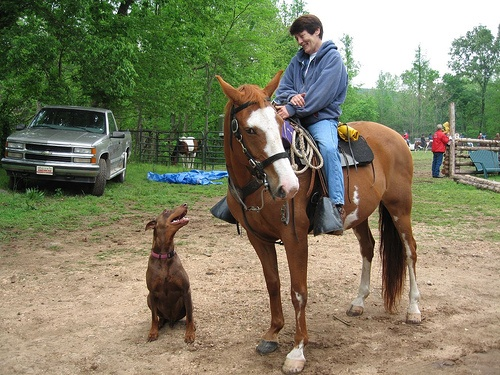
#> input picture images/004545.jpg, 500 x 375 px; its folder holds only this picture in this run
$ python demo.py
#> lines starting #> are read from the running program, lines starting #| are printed output that depends on the picture; after the words box and inside, x2 and y2 are one past the last pixel; in counts of white or black regions, pixels touching at a corner belong together
### more_SS.py
import os
import cv2
import numpy as np

def get_file_name(dir):
	return os.listdir(dir)

def graph_based_image_segmentation(img, sigma, k_cluster, min_area):
	"""
		Use Graph-Based Image Segmentation to get initial images

		and concate these regions into axis = 2
	"""
	graphBasedSegment = cv2.ximgproc.segmentation.createGraphSegmentation(
											sigma = sigma, k = k_cluster, min_size = min_area)
	graphSegment = graphBasedSegment.processImage(img)
	graphSegment = graphSegment[:, :, np.newaxis]
	img = np.concatenate((img, graphSegment), axis = 2)

	return img

def region_calcu(img):
	"""
		Calculate color histogram and texture histogram between regions

		Args:
			img (numpy.array): img infos by pixel

		Returns:
			dictionary, bounding box, color histogram, texture histogram and size.

		Example :
			[0] => 	["bbox"],
					["size"],
					["hist_color"],
					["hist_texture]
	"""
	'''
		Step 1 :: get graph-based image segmentation bounding box
	'''
	regions = {}
	for i in range(np.max(img[:, :, -1])):
		y, x = np.where(img[:, :, -1] == i)
		leftX, upY, rightX, downY = min(x), min(y), max(x), max(y)
		regions[i] = {"bbox": [leftX, upY, rightX, downY, i]}

	'''
		Step 2 :: get histogram of each region
	'''
	imageLBP = LBP(img[:, :, :-1])
	for regionNumber, data in list(regions.items()):
		maskRegion = img[:, :, :-1][img[:, :, -1] == regionNumber]

		regions[regionNumber]["hist_color"] = calcu_hist(maskRegion, BINS = 25, bound = (0,255))
		regions[regionNumber]["hist_texture"] = calcu_hist(
				imageLBP[img[:, :, -1] == regionNumber],
				BINS = 10,
				bound = (0, 255)
			)
		regions[regionNumber]["size"] = len(maskRegion) / 3

	return regions

def LBP(img):
	'''
		Implement Local Binary Pattern algorithm

		Example :
			(decimal)		LBP				(binary)				return			(decimal)
			200, 100, 0				00000100, 00000011, 00000111				 4,   3,   7
			255,  50, 6		=>		00000000, 11000111, 10000111		=>		 0, 199, 135
			125,  50, 8				01000000, 11000001, 10000001				64, 193, 129

			LBP = (binary) 11000111 = (decimal) 199
	'''
	height, width, dimension = img.shape
	result = np.zeros([height, width, dimension])

	move_x = [-1, 0, 1, 1, 1, 0, -1, -1]
	move_y = [-1, -1, -1, 0, 1, 1, 1, 0]

	for channel in range(3):
		eachChannel = img[:, :, channel]

		for y in range(0, height):
			for x in range(0, width):
				binary = []

				for i in range(len(move_x)):
					try:
						if ((eachChannel[y + move_y[i]][x + move_x[i]]) >= (eachChannel[y][x])):
							binary.append(1)
						else:
							binary.append(0)
					except:
						binary.append(0)

					# caculate binary to decimal
					p = 0
					for k in range(len(binary)):
						p = p + binary[k] * (2 ** k)
					result[y][x][channel] = p

	"""
	# using skimage Library
	import skimage.feature
	for channel in range(3):
		result[:, :, colour_channel] = skimage.feature.local_binary_pattern(img[:, :, channel], 8, 1.0)
	#cv2.imwrite("wow.jpg", result[:,:,0])
	"""

	return result

def calcu_hist(region, BINS, bound = (0, 255), channelNum = 3):
	"""
		if in color histogram

		each channel get 25 bins

		for a RGB 3-channels image, the histogram of return will be 25 * 3 = 75 bins,

		if in texture

		each channel get 10 bins.
	"""
	hist = np.array([])

	for channel in range(channelNum):
		eachChannel = region[:, channel]

		hist = np.concatenate([hist, np.histogram(eachChannel, BINS, bound)[0]])

	hist /= len(region)

	return hist

def neighbor_calcu(regions):
	"""
		Calculate the intersection pairs of regions

		Args:
			regions (list): region infos

		Returns:
			array: neighbor pairs
	"""
	regions = list(regions.items())

	neighborHood = []
	for regionA, dataA in regions[: -1]:
		for regionB, dataB in regions[regionA + 1 : ]:
			if is_neighbor(dataA, dataB):
				neighborHood.append((regionA, regionB))

	return neighborHood

def is_neighbor(A, B):
	"""
		Return if two regions are intersection

		Args:
			A (dictionary): primary region
			B (dictionary): other region

		Returns:
			bool
	"""
	xL = max(A['bbox'][0], B['bbox'][0])
	yU = max(A['bbox'][1], B['bbox'][1])
	xR = min(A['bbox'][2], B['bbox'][2])
	yD = min(A['bbox'][3], B['bbox'][3])

	if (xR - xL > 0) or (yD - yU > 0):
		return True

	return False

def similarity_calcu(A, B, imageArea):
    """
		Calculate the sum of similarities in color, texture, size and fill

		Args:
			A (list): primary region info
			B (list): other region
			imageArea (int): the amount of pixels

		Returns:
			int, similarity
	"""
	return (color_similar(A, B) + texture_similar(A, B) +
			size_similar(A, B, imageArea) + fill_similar(A, B, imageArea))

def color_similar(A, B):
	"""
		Get the sum of minimum one in each color histogram interval between region A and B.

		Args:
			A (list): primary region info
			B (list): other region

		Returns:
			float, color similarity.
	"""
	return (sum(np.minimum(A["hist_color"], B["hist_color"])))

def texture_similar(A, B):
	"""
		Get the sum of minimum one in each texture histogram interval between region A and B.

		Args:
			A (list): primary region info
			B (list): other region

		Returns:
			float, texture similarity.
	"""
	return (sum(np.minimum(A["hist_texture"], B["hist_texture"])))

def size_similar(A, B, imageArea):
    """
		Get size similarity between A and B.

		Args:
			A (list): primary region info
			B (list): other region
			imageArea (int): amount of original image

		Returns:
			float, size similarity.
	"""
	return 1.0 - ((A['size'] + B['size']) / imageArea)

def fill_similar(A, B, imageArea):
	"""
		Get fill similarity between A and B.
		mergeBBoxArea is the bounding box of A after merge B

		it is size(BB) in the paper

		Args:
			A (list): primary region info
			B (list): other region
			imageArea (int): amount of original image

		Returns:
			float, fill similarity.
	"""
	bBoxWidth = max(A['bbox'][2], B['bbox'][2]) - min(A['bbox'][0], B['bbox'][0])
	bBoxHeight = max(A['bbox'][3], B['bbox'][3]) - min(A['bbox'][1], B['bbox'][1])
	mergeBBoxArea = bBoxWidth * bBoxHeight

	return 1.0 - ((mergeBBoxArea - A['size'] - B['size']) / imageArea)

def region_merge(A, B, sequence):
    """
		Merge two regions and re-calculate their bounding box, color histogram, texture histogram and size.

		Args:
			A (list): region
			B (list): region
			sequence (int): the order in all of the regions

		Returns:
			dictionary, bounding box, color histogram, texture histogram and size.
	"""
	mergeSize = A['size'] + B['size']
	mergeRegion = {
		'bbox': [min(A['bbox'][0], B['bbox'][0]), min(A['bbox'][1], B['bbox'][1]),
				max(A['bbox'][2], B['bbox'][2]), max(A['bbox'][3], B['bbox'][3]), sequence],
		'hist_color': (A['hist_color'] * A['size'] + B['hist_color'] * B['size']) / mergeSize,
		'hist_texture': (A['hist_texture']  *A['size'] + B['hist_texture'] * B['size']) / mergeSize,
		'size': mergeSize
	}

	return mergeRegion

def selective_search(img, sigma= 0.01, k_cluster= 300, min_area= 5000):
	'''
		Step 1 :: graph-based image segmentation
	'''
	imgSegment = graph_based_image_segmentation(img, sigma= sigma, k_cluster= k_cluster, min_area= min_area)

	'''
		Step 2 :: calculate region and histogram
	'''
	region = region_calcu(imgSegment)

	'''
		Step 3 :: calculate neighbor regions
	'''
	neighborHood = neighbor_calcu(region)

	'''
		Step 4 :: calculate initialized similarity in all of the neighbor regions.
	'''
	regionSimilar = {}
	imgArea = img.shape[0] * img.shape[1]
	for regionA, regionB in neighborHood:
		regionSimilar[(regionA, regionB)] = similarity_calcu(
				region[regionA],
				region[regionB],
				imgArea
			)

	'''
		Step 5 :: select the region pair that has highest similarity and merge them until array is empty
	'''
	while regionSimilar != {}:
    	'''
			find and merge the highest similarity region pair
		'''
		regionA, regionB = sorted(regionSimilar.items(), key= lambda i: i[1])[-1][0]

		# 1. add new region
		newRegionPos = len(region.items())
		region[newRegionPos] = region_merge(region[regionA], region[regionB], newRegionPos)

		# 2. delete regions have been merged
		similarDelete = []
		for regionPair, data in list(regionSimilar.items()):
			if (regionA in regionPair) or (regionB in regionPair):
				similarDelete.append(regionPair)
				del regionSimilar[regionPair]
		# 3. calculate similarity of new region with neighbors
		for pair in [regionWithoutAB for regionWithoutAB in similarDelete if regionWithoutAB != (regionA, regionB)]:
			otherRegion = pair[0] if pair[1] in (regionA, regionB) else pair[1]

			regionSimilar[(newRegionPos, otherRegion)] = similarity_calcu(region[newRegionPos],
				region[otherRegion], imgArea)

	'''
		Step 6 :: package region infos for return
	'''
	resultRegion = {}
	for regionPos, data in list(region.items()):
		resultRegion[regionPos] = {
				'regionXL': data['bbox'][0],
				'regionYU': data['bbox'][1],
				'regionXR': data['bbox'][2],
				'regionYD': data['bbox'][3],
				'regionSize': data['size'],
				'regionOrder': data['bbox'][4]
		}

	return resultRegion

def rect_draw(img, region, color = (0, 0, 255), regionSize = 2000):
	for num, rect in list(region.items()):
		if rect['regionSize'] < regionSize:
			continue
		cv2.rectangle(img, (rect['regionXL'], rect['regionYU']), (rect['regionXR'], rect['regionYD']), color, 1)

	return img

# [12 lines that do not run on import are left out]

### demo.py
import more_SS
import cv2

if __name__ == '__main__':
    filePath= './images/'
    savePath= './result/'
    fileName= more_SS.get_file_name(filePath)
    for name in fileName:
        img = cv2.imread(filePath+ name)
#> img is the input picture: shape (375, 500, 3); mean B, G, R 101, 127.1, 128.4
        region = more_SS.selective_search(img, 0.9, 1000, 10)
#> in graph_based_image_segmentation, `graphSegment = graphBasedSegment.processImage(img)`:
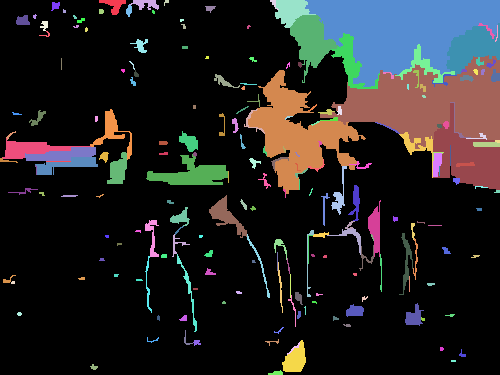
#> graphSegment: shape (375, 500) int32; 215 distinct labels, from 0 to 214; one colour per label, 0 black
#> the loop in region_calcu, `for i in range(np.max(img[:, :, -1])):` made 214 passes
#> (leftX, upY, rightX, downY) on passes 1 to 3: (0, 0, 499, 374), (99, 0, 125, 14), (129, 0, 158, 9)
#> after the loop in region_calcu, `for i in range(np.max(img[:, :, -1])):`: regions = 214 items
#> the loop in LBP, `for channel in range(3):` made 3 passes
#> pass 1, in LBP, `eachChannel = img[:, :, channel]`:
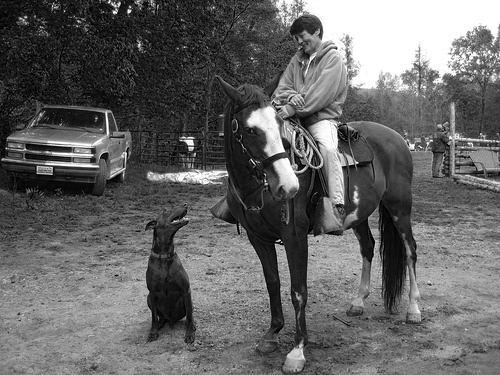
#> eachChannel: shape (375, 500) int32; min 0, max 255, mean 101
#> pass 2, in LBP, `eachChannel = img[:, :, channel]`:
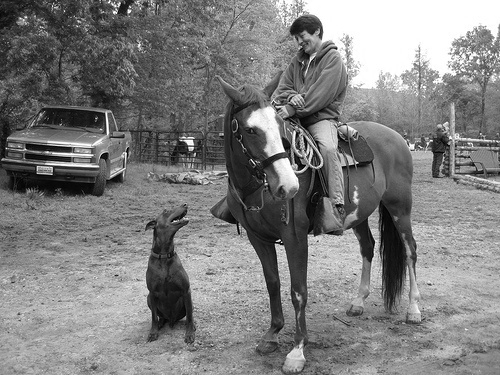
#> eachChannel: shape (375, 500) int32; min 0, max 255, mean 127.1
#> pass 3, in LBP, `eachChannel = img[:, :, channel]`:
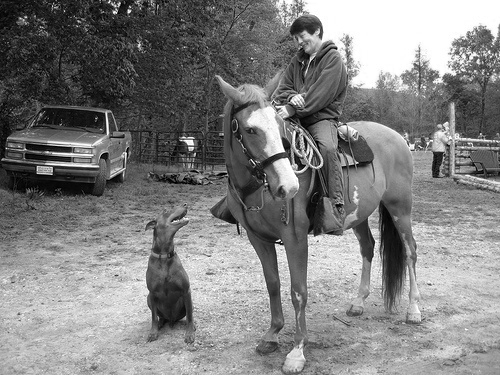
#> eachChannel: shape (375, 500) int32; min 0, max 255, mean 128.4
#> after the loop in LBP, `for channel in range(3):`:
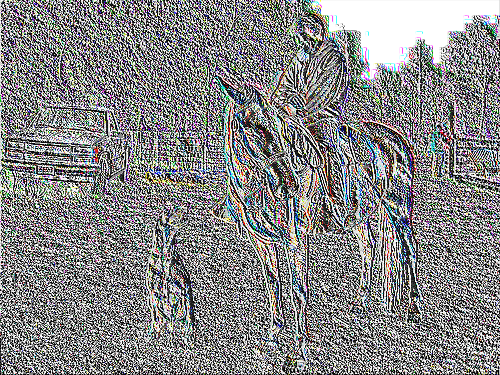
#> result: shape (375, 500, 3) float64; mean of channels 0, 1, 2 135, 134.8, 134.9; drawn as B, G, R
#> the loop in region_calcu, `for regionNumber, data in list(regions.items()):` made 214 passes
#> data on passes 1 to 3: {'bbox': [0, 0, 499, 374, 0]}, {'bbox': [99, 0, 125, 14, 1]}, {'bbox': [129, 0, 158, 9, 2]}
#> the loop in neighbor_calcu, `for regionA, dataA in regions[: -1]:` made 213 passes
        img = more_SS.rect_draw(img, region, color= (0, 0, 255), regionSize= 2000)
#> after the loop in rect_draw, `for num, rect in list(region.items()):`:
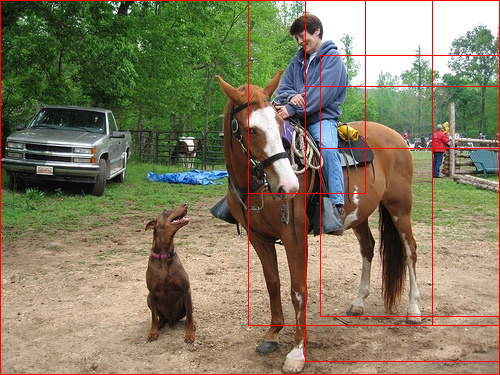
#> img: shape (375, 500, 3); 2.39% of pixels changed, all inside (x1, y1, x2, y2) = (0, 0, 500, 375)
        cv2.imwrite(savePath+ 'SS_'+ name, img)
        print("Image {} is OK.".format(name))
